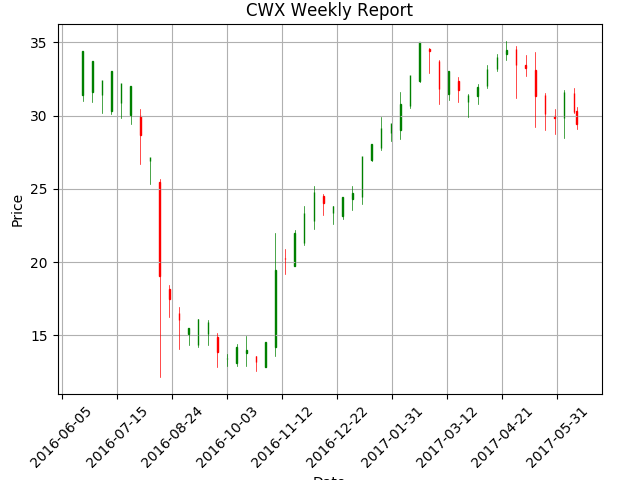

Python code for this plot:
from matplotlib import pyplot as plt
from matplotlib import ticker as mticker
from matplotlib.finance import candlestick_ohlc
from matplotlib import dates as mdates
import numpy as np
import urllib
import re


def bytesDateToNum(format, encoding='utf-8'):
    strconverter = mdates.strpdate2num(format)

    def bytesconveter(b):
        s = b.decode(encoding)
        return strconverter(s)

    return bytesconveter


def graph_data(stock):

    figure = plt.figure()
    ax1 = plt.subplot2grid((1, 1), (0, 0))


    stock_price_url = 'http://localhost/analysis/' + stock
    source_code = urllib.request.urlopen(stock_price_url).read().decode()

    stock_data = []
    split_source = source_code.split('\n')

    for line in split_source:
        split_line = line.split(',')
        print(split_line)
        if len(split_line) == 7:
            if 'Date' not in line and 'Open' not in line:
                stock_data.append(line)



    date, closep, highp, lowp, openp, adjclosep, volume = np.loadtxt(
        stock_data,
        delimiter=',',
        unpack=True,
        converters={0: bytesDateToNum('%Y%m%d')})


    x = 0
    y = len(date)
    ohlc = []
    while x < y:
        append_item = date[x], closep[x], highp[x], lowp[x], openp[x], adjclosep[x], volume[x]
        ohlc.append(append_item)
        x+=1


    candlestick_ohlc(ax1, ohlc, width=0.4, colorup='g', colordown='r')

    for label in ax1.xaxis.get_ticklabels():
        label.set_rotation(45)


    ax1.xaxis.set_major_formatter(mdates.DateFormatter('%Y-%m-%d'))
    ax1.xaxis.set_major_locator(mticker.MaxNLocator(10))
    ax1.grid(True)



    plt.xlabel("Date")
    plt.ylabel("Price")
    plt.title("CWX Weekly Report")
    plt.subplots_adjust(left=0.09, bottom=0.18, right=0.94, top=0.95, wspace=0.2, hspace=0)
    plt.legend()



    plt.show()

graph_data('cxw.data')
